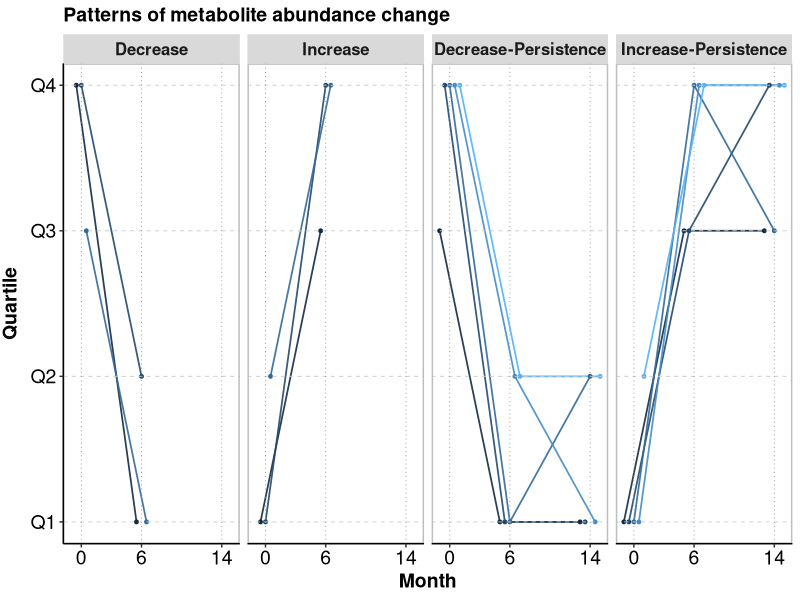

The R source for this figure:

# Figure da. Define metabolites change categories

# Schematic of the definition of metabolite abundance change
library(tibble)
library(dplyr)

make_row <- function(q0, q6, q14, cat)
  tibble(Month = c(0,6,14),
         Quartile = c(q0, q6, q14),
         Category = cat)

dat <- dplyr::bind_rows(
  make_row("Q1","Q3", NA,  "Increase"),
  make_row("Q1","Q4", NA,  "Increase"),
  make_row("Q2","Q4", NA,  "Increase"),

  make_row("Q4","Q1", NA,  "Decrease"),
  make_row("Q4","Q2", NA,  "Decrease"),
  make_row("Q3","Q1", NA,  "Decrease"),

  make_row("Q1","Q3","Q3","Increase-Persistence"),
  make_row("Q1","Q3","Q4","Increase-Persistence"),
  make_row("Q1","Q4","Q3","Increase-Persistence"),
  make_row("Q1","Q4","Q4","Increase-Persistence"),
  make_row("Q2","Q4","Q4","Increase-Persistence"),

  make_row("Q3","Q1","Q1","Decrease-Persistence"),
  make_row("Q4","Q1","Q1","Decrease-Persistence"),
  make_row("Q4","Q1","Q2","Decrease-Persistence"),
  make_row("Q4","Q2","Q1","Decrease-Persistence"),
  make_row("Q4","Q2","Q2","Decrease-Persistence")
) %>%
  mutate(
    Month    = factor(Month, levels = c(0,6,14), ordered = TRUE),
    Quartile = factor(Quartile, levels = c("Q1","Q2","Q3","Q4"), ordered = TRUE),
    Category = factor(Category,
      levels = c("Decrease","Increase","Decrease-Persistence","Increase-Persistence"))
  )

# quick sanity check
#dplyr::count(dat, Category, Month, Quartile)
dat
# A tibble: 48 × 3
#   Month Quartile Category
#   <ord> <ord>    <fct>   
# 1 0     Q1       Increase
# 2 6     Q3       Increase
# 3 14    NA       Increase

library(dplyr)
library(tidyr)
library(ggplot2)

# 1) add a line id per Category (starts a new id at Month==0)
dat2 <- dat %>%
  mutate(Month = factor(Month, levels = c(0,6,14), ordered = TRUE)) %>%
  group_by(Category) %>%
  mutate(line_id = cumsum(Month == levels(Month)[1])) %>%
  ungroup()

# 2) plot-ready: drop NA quartiles, map to numeric, add small per-line x-offset
dat_plot <- dat2 %>%
  filter(!is.na(Quartile)) %>%
  mutate(
    Month_num = as.numeric(as.character(Month)),
    q_num     = as.integer(Quartile)
  ) %>%
  group_by(Category) %>%
  mutate(
    n_lines = n_distinct(line_id),
    offset  = (line_id - (n_lines + 1)/2) * 0.5,   # tweak 0.12 if you want more/less spread
    x       = Month_num + offset
  ) %>%
  ungroup()

p <- ggplot(dat_plot, aes(x = x, y = q_num, group = interaction(Category, line_id),color=line_id)) +
    geom_line(alpha = 0.9, linewidth = 0.6) +
    geom_point(size = 1) +
    facet_wrap(~Category, nrow = 1) +
    geom_hline(yintercept = c(1,2,3,4), linetype = "dashed", linewidth = 0.3, color = "grey80") +
    geom_vline(xintercept = c(0,6,14), linetype = 3, linewidth = 0.3, color = "grey60") +
    scale_x_continuous(breaks = c(0,6,14), labels = c("0","6","14"), name = "Month") +
    scale_y_continuous(breaks = 1:4, labels = paste0("Q", 1:4), limits = c(1,4), name = "Quartile") +
    #theme_classic(base_size = 12) +
    theme(legend.position = "none",
        panel.background = element_blank(),
        axis.line = element_line(color = "black"),
        panel.border = element_rect(color = "grey", fill = NA, size = 1),
        axis.title.x = element_text(size = 14, face = "bold"),
        axis.title.y = element_text(size = 14, face = "bold",vjust = 2),
        axis.text.x = element_text(size = 14, color = "black"),
        axis.text.y = element_text(size = 14, color = "black"),
        plot.title = element_text(hjust = 0, size = 14, color = "black", face = "bold"),
        strip.text = element_text(size = 12, face = "bold") ) +
    labs(title = "Patterns of metabolite abundance change" ) 

ggsave("~/mydata/Project_aFMT/metaphlan_v411/metaphlan_all_species/Figure3a. Category of metabolite abundance change.pdf", plot = p, width = 10, height = 2.5)
